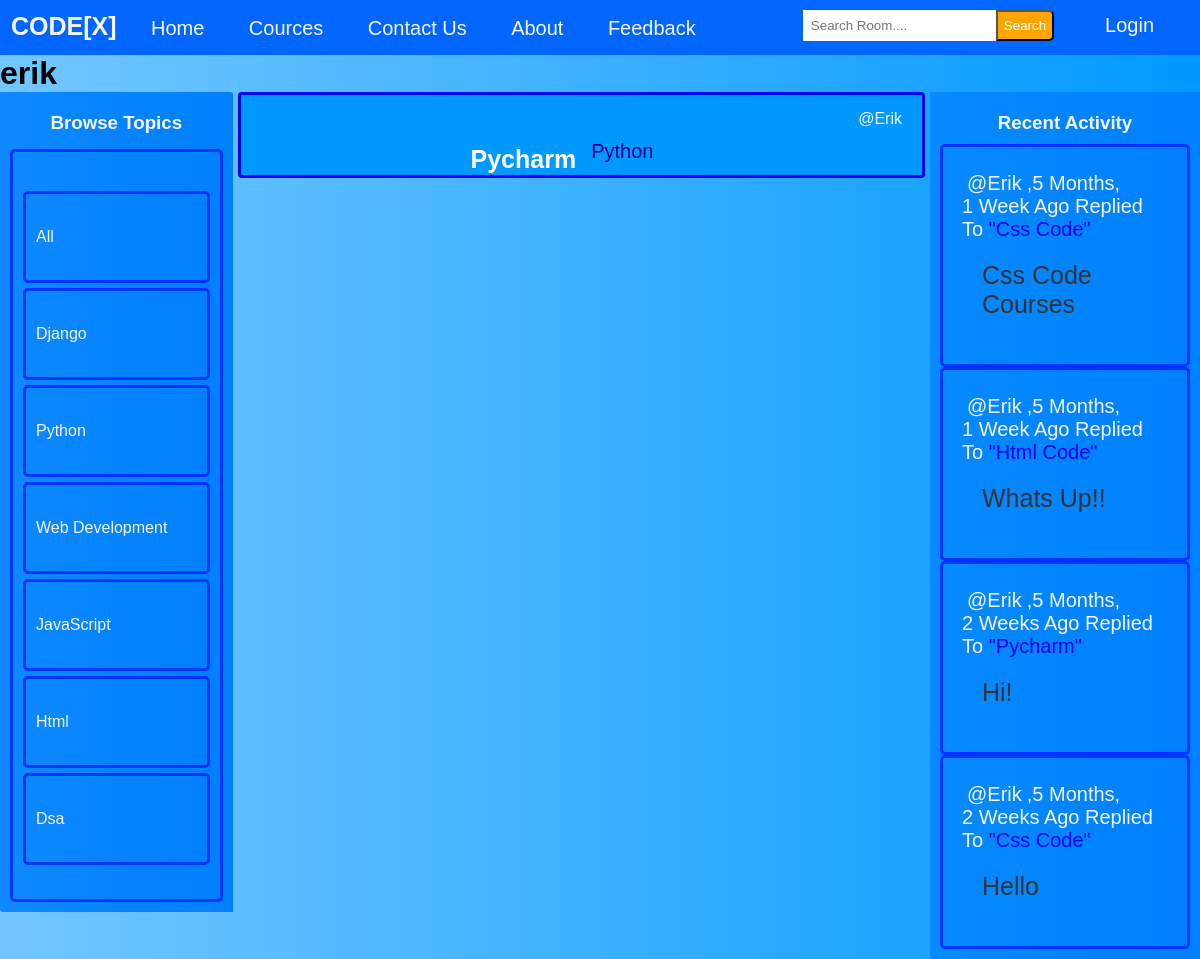
Screenshot of /profile/4 with the database file from the repository.
### base/models.py (models this page shows, shortened)
class Topic(models.Model):
    name = models.CharField(max_length=200)

class Room(models.Model):
    host =  models.ForeignKey(User, on_delete=models.SET_NULL,null=True)
    topic = models.ForeignKey(Topic, on_delete=models.SET_NULL,null=True)
    name =  models.CharField(max_length= 200)
    description = models.TextField(null= True, blank= True)
    participants= models.ManyToManyField(User, related_name='participants', blank=True)
    updated= models.DateTimeField(auto_now= True)
    created= models.DateTimeField(auto_now_add=True)
    class Meta:
        ordering = ['-updated','-created']
    def __str__(self):
        return self.name

class Message(models.Model):
    user= models.ForeignKey(User, on_delete=models.CASCADE)
    room = models.ForeignKey(Room, on_delete=models.CASCADE)
    body = models.TextField()
    updated= models.DateTimeField(auto_now= True)
    created = models.DateTimeField(auto_now_add=True)
    class Meta:
        ordering = ['-updated','-created']
    def __str__(self):
        return self.body[0:50]

### base/views.py (the view)
# urls.py: path('profile/<str:pk>',views.userProfile,name="user-profile"),
def userProfile(request, pk):
    user= User.objects.get(id=pk)
    rooms= user.room_set.all()
    room_message= user.message_set.all()
    topics= Topic.objects.all()
    context= {'user': user, 'rooms': rooms, 'room_message': room_message, 'topics': topics }
    return render(request, 'base/profile.html', context )

### base/templates/base/profile.html (shortened to what this page needs)
{% extends 'main.html' %}
{% block content %}
<h1>{{ user.username }}</h1>
<div class="profile-container">
    <div>
        {% include 'base/topics_component.html' %}
    </div>
    <div>
        {% include 'base/feed_component.html' %}
    </div>
    <div>
        {% include 'base/activity_component.html' %}
    </div>
</div>
{% endblock content %}

### base/templates/base/topics_component.html (shortened to what this page needs)
<div class="topic-container">
    <h3 class="t_o_p"> Browse Topics </h3>
    <div class="topic-name">
        <div>
            <a href="{%  url 'home' %}" class="topic-name" >All</a>
        </div>
        {% for topic in topics %}
        <div>
            <a href="{% url 'home' %}?q={{topic.name}}" class="topic-name">{{topic.name}}</a>
        </div>
        {% endfor %}
    </div>
</div>

### base/templates/base/feed_component.html (shortened to what this page needs)
<div>
    {% for room in rooms %}
    <div class="feed-component">
        <a class="room-host" href="{% url 'user-profile' room.host.id %}">@{{room.host.username}}</a>
        <h5><a class="feed-room" href= "{% url 'room' room.id %}">{{room.name}}</a></h5>
        <small class="feed-topic-name" >{{room.topic.name}} </small>
    </div>
    {% endfor %}
</div>

### base/templates/base/activity_component.html (shortened to what this page needs)
<div class="recent-container">
    <h3 class="r_e_n"> Recent Activity </h3>
    {% for message in room_message %}
    <div class="message-container">
        <small class="m_e_s"><a class="message-user" href="{% url 'user-profile' message.user.id %}">@{{ message.user }}</a>,{{message.created|timesince}} ago replied to </small>
        <small class="mess-room">"{{message.room}}"</small>
        <p class="user-message">{{message}}</p>
    </div>
    {% endfor %}
</div>

### templates/main.html (style rules this page uses)
* { padding: 0; margin: 0; text-decoration: none; list-style-type: none; box-sizing: border-box; font-family: 'Nunito', sans-serif }
body { background: linear-gradient(90deg, #5bbdffda 0%, #44b4ff 43%,#0099FF 100%); }

### base/templates/base/profile.html (style rules this page uses)
.profile-container { display: grid; grid-template-columns: 1fr 3fr 1fr; }

### base/templates/base/topics_component.html (style rules this page uses)
.topic-container { background: linear-gradient(90deg, #0080ffde 0%, #0080ffef 43%,#0080FF 100%); border-radius: 0px 3px; padding: 10px; }
.t_o_p { padding: 10px; color: whitesmoke; text-align: center; }
.topic-name { display: block; color: whitesmoke; border: 3px solid #0033FF; padding: 34px 10px; border-radius: 5px; text-transform: capitalize; margin-top: 5px; }

### base/templates/base/feed_component.html (style rules this page uses)
.feed-component { margin-left: 5px; margin-right: 5px; margin-bottom: 5px; display: block; padding: 40px 20px; position: relative; background: #0099FF; border: 3px solid blue; border-radius: 4px; }
.room-host { float: right; text-transform: capitalize; margin-top: -25px; color: whitesmoke; }
.feed-room { float: inline-start; margin-left: 200px; color: #fff; font-size: 25px; text-transform: capitalize; padding: 10px; border-radius: 3px; }
.feed-topic-name { float: left; color: darkblue; padding: 5px; font-size: 20px; }

### base/templates/base/activity_component.html (style rules this page uses)
.recent-container { background: linear-gradient(90deg, #0080ffb6 0%, #0080ffd3 43%,#0080FF 100%); border-radius: 0px 3px; padding: 10px; }
.message-container { display: block; border: 3px solid #0033FF; padding: 25px 19px; border-radius: 5px; width: 250px; }
.r_e_n { color: whitesmoke; text-align: center; padding: 10px; }
.m_e_s { color: whitesmoke; font-size: 20px; text-transform: capitalize; }
.message-user { color: whitesmoke; padding: 5px; border-radius: 3px; }
.user-message { padding: 20px; font-size: 25px; text-transform: capitalize; color: #333; }
.mess-room { font-size: 20px; color:blue; text-transform: capitalize; }

### rows the page displays
Topic: name "Django"
Topic: name "Python"
Topic: name "Web Development"
Topic: name "JavaScript"
Topic: name "Html"
Topic: name "Dsa"
Room: host.username "Erik", name "Pycharm", topic.name "Python"
Message: user "Erik", created "5 Months, 1 Week", room "Css Code", body "Css Code Courses"
Message: user "Erik", created "5 Months, 1 Week", room "Html Code", body "Whats Up!!"
Message: user "Erik", created "5 Months, 2 Weeks", room "Pycharm", body "Hi!"
Message: user "Erik", created "5 Months, 2 Weeks", room "Css Code", body "Hello"

### other values shown
{{ user.username }} "erik"
